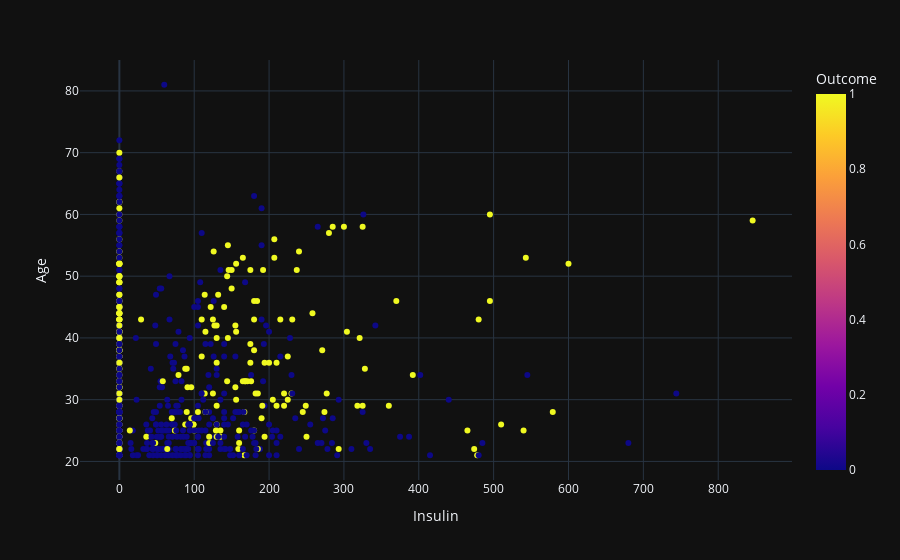

The code cell stored with this chart in its notebook:
### Markdown cell above
繪製散佈圖(scatter)，觀察'皮褶厚度(全身脂肪含量)'與'糖尿病家族函數'高低關係:

'皮褶厚度(全身脂肪含量)'和'糖尿病家族函數'皆偏左下,表示兩者關係不大

### Code cell
scatter('Insulin', 'Age')

### Figure 1 — Plotly figure (JSON) as saved in the notebook; plotly's stock layout.template omitted (floating-point values rounded to 4 significant figures; data arrays with more than 128 entries replaced by an {"elided": "..."} marker saying what was removed)
{"data": [{"hovertemplate": "Insulin=%{x}<br>Age=%{y}<br>Outcome=%{marker.color}<extra></extra>", "legendgroup": "", "marker": {"color": {"elided": "768 int values"}, "coloraxis": "coloraxis", "symbol": "circle"}, "mode": "markers", "name": "", "orientation": "v", "showlegend": false, "type": "scatter", "x": {"elided": "768 int values"}, "xaxis": "x", "y": {"elided": "768 int values"}, "yaxis": "y"}], "layout": {"coloraxis": {"colorbar": {"title": {"text": "Outcome"}}, "colorscale": [[0, "#0d0887"], [0.1111, "#46039f"], [0.2222, "#7201a8"], [0.3333, "#9c179e"], [0.4444, "#bd3786"], [0.5556, "#d8576b"], [0.6667, "#ed7953"], [0.7778, "#fb9f3a"], [0.8889, "#fdca26"], [1, "#f0f921"]]}, "legend": {"tracegroupgap": 0}, "margin": {"t": 60}, "xaxis": {"anchor": "y", "domain": [0, 1], "title": {"text": "Insulin"}}, "yaxis": {"anchor": "x", "domain": [0, 1], "title": {"text": "Age"}}}}
